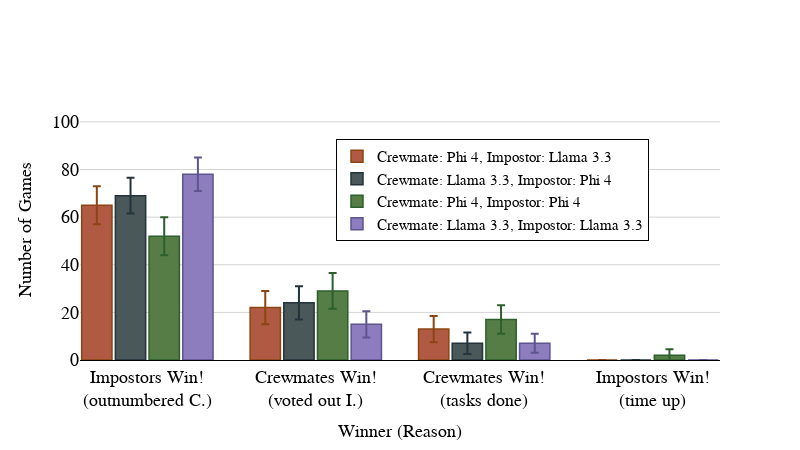

Here is the notebook cell this chart was saved with:
### Code cell
# Create and display the figure
fig = plot_winner_reasons_with_ci(combined_df)
fig.show()

### Figure 1 — Plotly figure (JSON) as saved in the notebook; plotly's stock layout.template omitted (floating-point values rounded to 4 significant figures)
{"data": [{"error_y": {"array": [8, 7, 5.5, 0], "color": "#8b4513", "type": "data", "visible": true}, "marker": {"color": "#b05a44", "line": {"color": "#8b4513", "width": 1.5}}, "name": "Crewmate: Phi 4, Impostor: Llama 3.3", "type": "bar", "width": 0.18, "x": [-0.3, 0.7, 1.7, 2.7], "y": [65, 22, 13, 0]}, {"error_y": {"array": [7.5, 7, 4.5, 0], "color": "#22333b", "type": "data", "visible": true}, "marker": {"color": "#4a5859", "line": {"color": "#22333b", "width": 1.5}}, "name": "Crewmate: Llama 3.3, Impostor: Phi 4", "type": "bar", "width": 0.18, "x": [-0.1, 0.9, 1.9, 2.9], "y": [69, 24, 7, 0]}, {"error_y": {"array": [8, 7.5, 6, 2.5], "color": "#2c5f2d", "type": "data", "visible": true}, "marker": {"color": "#567d46", "line": {"color": "#2c5f2d", "width": 1.5}}, "name": "Crewmate: Phi 4, Impostor: Phi 4", "type": "bar", "width": 0.18, "x": [0.1, 1.1, 2.1, 3.1], "y": [52, 29, 17, 2]}, {"error_y": {"array": [7, 5.525, 4, 0], "color": "#5e548e", "type": "data", "visible": true}, "marker": {"color": "#8e7dbe", "line": {"color": "#5e548e", "width": 1.5}}, "name": "Crewmate: Llama 3.3, Impostor: Llama 3.3", "type": "bar", "width": 0.18, "x": [0.3, 1.3, 2.3, 3.3], "y": [78, 15, 7, 0]}], "layout": {"barmode": "group", "font": {"color": "black", "family": "serif", "size": 15}, "height": 450, "legend": {"bgcolor": "white", "bordercolor": "black", "borderwidth": 1, "orientation": "v", "traceorder": "normal", "x": 0.4, "y": 0.85}, "plot_bgcolor": "white", "showlegend": true, "title": {"text": ""}, "width": 800, "xaxis": {"linecolor": "black", "linewidth": 1, "mirror": false, "showline": true, "tickangle": 0, "tickfont": {"color": "black", "family": "serif", "size": 18}, "tickmode": "array", "ticktext": ["Impostors Win!<br>(outnumbered C.)", "Crewmates Win!<br>(voted out I.)", "Crewmates Win!<br>(tasks done)", "Impostors Win!<br>(time up)"], "tickvals": [0, 1, 2, 3], "title": {"font": {"color": "black", "family": "serif", "size": 18}, "text": "Winner (Reason)"}}, "yaxis": {"gridcolor": "LightGray", "gridwidth": 1, "range": [0, 109.2], "showgrid": true, "tickfont": {"color": "black", "family": "serif", "size": 18}, "title": {"font": {"color": "black", "family": "serif", "size": 18}, "text": "Number of Games"}}}}
